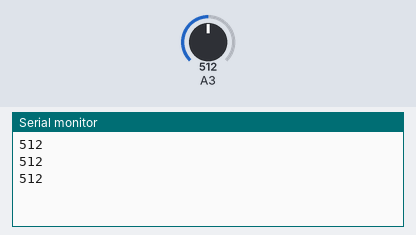
This sketch was run on a simulated Arduino Uno, built with avr-gcc and run on an emulated ATmega328P. Parts: the last lines printed to the serial monitor. The inputs (shaded band) are chosen by the test bench; at power-on: A3 = 512.

Above: at 1.3 s.
1.4 s: A3 set to 716
At 1.9 s:
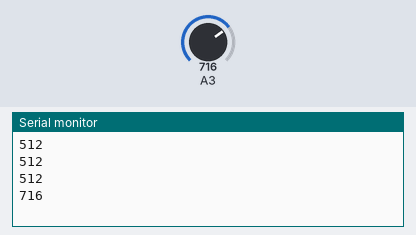
2.9 s: A3 set to 900
At 3.4 s:
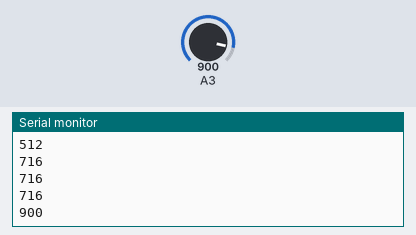
Timing chart, 0 to 5.9 s (numbered marks = the images above; inputs shaded):
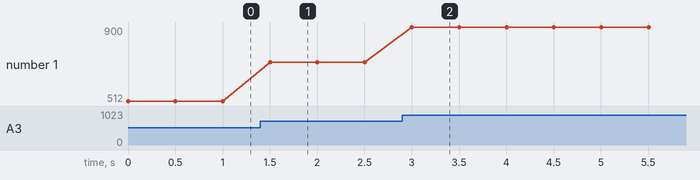

Measured:
- after the input at 1.4 s, the serial monitor: prints a new line after 0.10 s (image 1)
- after the input at 2.9 s, the serial monitor: prints a new line after 0.10 s (image 2)
- plotted number 1: 512 → 716 after the input at 1.4 s, 716 → 900 after the input at 2.9 s

The sketch:

sketch_feb27a.ino
```cpp
int R=10000;
int Uin=5;
float Rx;
int Uout= map (A3, 0, 1023, 0, 5);


void setup() {
Serial.begin(9600);
}

void loop() {
int a = analogRead(A3);
Rx= (Uout*R)/(Uin-Uout);
Serial.println(a);
delay(500);
}
```
